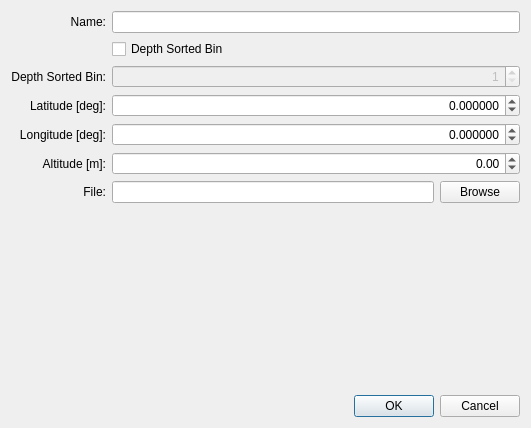
<?xml version="1.0" encoding="UTF-8"?>
<ui version="4.0">
 <class>DialogEditWorld</class>
 <widget class="QDialog" name="DialogEditWorld">
  <property name="geometry">
   <rect>
    <x>0</x>
    <y>0</y>
    <width>531</width>
    <height>428</height>
   </rect>
  </property>
  <property name="windowTitle">
   <string>World Edit</string>
  </property>
  <property name="modal">
   <bool>true</bool>
  </property>
  <layout class="QGridLayout" name="gridLayout_2">
   <item row="0" column="1" colspan="2">
    <widget class="QLineEdit" name="lineEditName"/>
   </item>
   <item row="8" column="0" colspan="3">
    <widget class="QDialogButtonBox" name="buttonBox">
     <property name="orientation">
      <enum>Qt::Horizontal</enum>
     </property>
     <property name="standardButtons">
      <set>QDialogButtonBox::Cancel|QDialogButtonBox::Ok</set>
     </property>
    </widget>
   </item>
   <item row="2" column="0">
    <widget class="QLabel" name="label_8">
     <property name="text">
      <string>Depth Sorted Bin:</string>
     </property>
     <property name="alignment">
      <set>Qt::AlignRight|Qt::AlignTrailing|Qt::AlignVCenter</set>
     </property>
     <property name="buddy">
      <cstring>spinBoxDepthSortedBin</cstring>
     </property>
    </widget>
   </item>
   <item row="2" column="1" colspan="2">
    <widget class="QSpinBox" name="spinBoxDepthSortedBin">
     <property name="enabled">
      <bool>false</bool>
     </property>
     <property name="alignment">
      <set>Qt::AlignRight|Qt::AlignTrailing|Qt::AlignVCenter</set>
     </property>
     <property name="minimum">
      <number>1</number>
     </property>
     <property name="maximum">
      <number>9</number>
     </property>
     <property name="value">
      <number>1</number>
     </property>
    </widget>
   </item>
   <item row="6" column="1">
    <widget class="QLineEdit" name="lineEditFile"/>
   </item>
   <item row="0" column="0">
    <widget class="QLabel" name="label">
     <property name="text">
      <string>Name:</string>
     </property>
     <property name="alignment">
      <set>Qt::AlignRight|Qt::AlignTrailing|Qt::AlignVCenter</set>
     </property>
     <property name="buddy">
      <cstring>lineEditName</cstring>
     </property>
    </widget>
   </item>
   <item row="3" column="0">
    <widget class="QLabel" name="label_2">
     <property name="text">
      <string>Latitude [deg]:</string>
     </property>
     <property name="alignment">
      <set>Qt::AlignRight|Qt::AlignTrailing|Qt::AlignVCenter</set>
     </property>
     <property name="buddy">
      <cstring>spinBoxLat</cstring>
     </property>
    </widget>
   </item>
   <item row="3" column="1" colspan="2">
    <widget class="QDoubleSpinBox" name="spinBoxLat">
     <property name="alignment">
      <set>Qt::AlignRight|Qt::AlignTrailing|Qt::AlignVCenter</set>
     </property>
     <property name="decimals">
      <number>6</number>
     </property>
     <property name="minimum">
      <double>-90.000000000000000</double>
     </property>
     <property name="maximum">
      <double>90.000000000000000</double>
     </property>
    </widget>
   </item>
   <item row="6" column="2">
    <widget class="QPushButton" name="pushButtonBrowse">
     <property name="text">
      <string>Browse</string>
     </property>
    </widget>
   </item>
   <item row="4" column="1" colspan="2">
    <widget class="QDoubleSpinBox" name="spinBoxLon">
     <property name="alignment">
      <set>Qt::AlignRight|Qt::AlignTrailing|Qt::AlignVCenter</set>
     </property>
     <property name="decimals">
      <number>6</number>
     </property>
     <property name="minimum">
      <double>-180.000000000000000</double>
     </property>
     <property name="maximum">
      <double>180.000000000000000</double>
     </property>
    </widget>
   </item>
   <item row="1" column="1" colspan="2">
    <widget class="QCheckBox" name="checkBoxDepthSortedBin">
     <property name="text">
      <string>Depth Sorted Bin</string>
     </property>
    </widget>
   </item>
   <item row="4" column="0">
    <widget class="QLabel" name="label_3">
     <property name="text">
      <string>Longitude [deg]:</string>
     </property>
     <property name="alignment">
      <set>Qt::AlignRight|Qt::AlignTrailing|Qt::AlignVCenter</set>
     </property>
     <property name="buddy">
      <cstring>spinBoxLon</cstring>
     </property>
    </widget>
   </item>
   <item row="6" column="0">
    <widget class="QLabel" name="label_4">
     <property name="text">
      <string>File:</string>
     </property>
     <property name="alignment">
      <set>Qt::AlignRight|Qt::AlignTrailing|Qt::AlignVCenter</set>
     </property>
     <property name="buddy">
      <cstring>lineEditFile</cstring>
     </property>
    </widget>
   </item>
   <item row="7" column="0" colspan="3">
    <spacer name="verticalSpacer">
     <property name="orientation">
      <enum>Qt::Vertical</enum>
     </property>
     <property name="sizeHint" stdset="0">
      <size>
       <width>379</width>
       <height>205</height>
      </size>
     </property>
    </spacer>
   </item>
   <item row="5" column="1" colspan="2">
    <widget class="QDoubleSpinBox" name="spinBoxAlt">
     <property name="alignment">
      <set>Qt::AlignRight|Qt::AlignTrailing|Qt::AlignVCenter</set>
     </property>
     <property name="minimum">
      <double>-1000.000000000000000</double>
     </property>
     <property name="maximum">
      <double>10000.000000000000000</double>
     </property>
    </widget>
   </item>
   <item row="5" column="0">
    <widget class="QLabel" name="label_5">
     <property name="text">
      <string>Altitude [m]:</string>
     </property>
     <property name="alignment">
      <set>Qt::AlignRight|Qt::AlignTrailing|Qt::AlignVCenter</set>
     </property>
     <property name="buddy">
      <cstring>spinBoxAlt</cstring>
     </property>
    </widget>
   </item>
  </layout>
 </widget>
 <tabstops>
  <tabstop>lineEditName</tabstop>
  <tabstop>checkBoxDepthSortedBin</tabstop>
  <tabstop>spinBoxDepthSortedBin</tabstop>
  <tabstop>spinBoxLat</tabstop>
  <tabstop>spinBoxLon</tabstop>
  <tabstop>spinBoxAlt</tabstop>
  <tabstop>lineEditFile</tabstop>
  <tabstop>pushButtonBrowse</tabstop>
 </tabstops>
 <resources/>
 <connections>
  <connection>
   <sender>buttonBox</sender>
   <signal>accepted()</signal>
   <receiver>DialogEditWorld</receiver>
   <slot>accept()</slot>
   <hints>
    <hint type="sourcelabel">
     <x>259</x>
     <y>416</y>
    </hint>
    <hint type="destinationlabel">
     <x>157</x>
     <y>274</y>
    </hint>
   </hints>
  </connection>
  <connection>
   <sender>buttonBox</sender>
   <signal>rejected()</signal>
   <receiver>DialogEditWorld</receiver>
   <slot>reject()</slot>
   <hints>
    <hint type="sourcelabel">
     <x>327</x>
     <y>416</y>
    </hint>
    <hint type="destinationlabel">
     <x>286</x>
     <y>274</y>
    </hint>
   </hints>
  </connection>
 </connections>
</ui>
